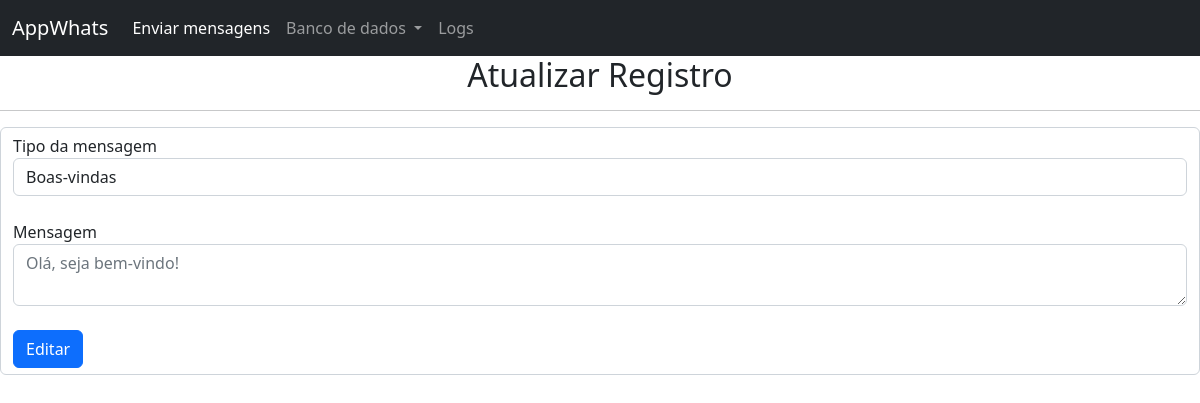
Page /Consultar/1/atualizar_mensagens on the earlier database version.
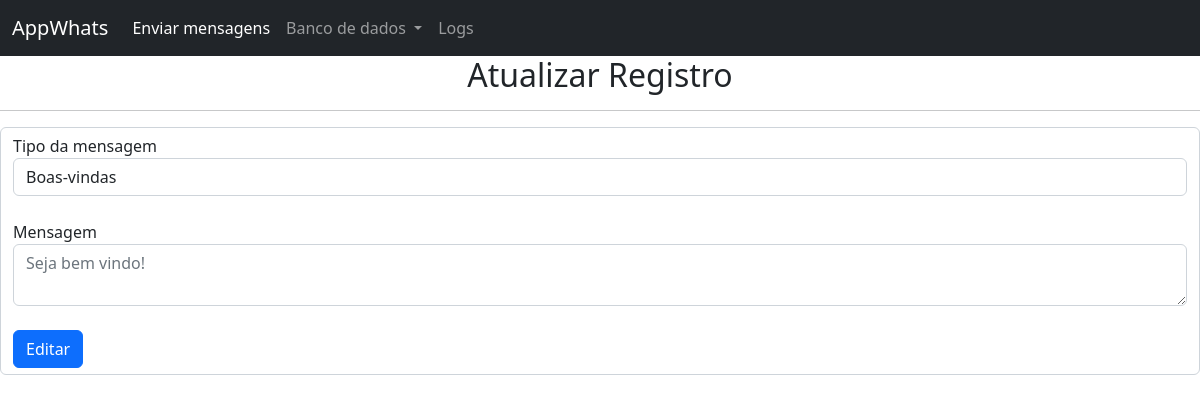
Same page on the later database version.
### app.py (models this page shows, shortened)
class mensagens(db.Model):
    id = db.Column(db.Integer, primary_key=True)
    tipo = db.Column(db.String(50))
    mensagem = db.Column(db.String(500))

### app.py (the view)
@app.route("/Consultar/<int:id>/atualizar_mensagens", methods=["GET", "POST"])
def atualizar_mensagens(id):
    mensagem = mensagens.query.filter_by(id=id).first()
    if request.method == 'POST':
        tipo = request.form['tipo']
        mensagem = request.form['mensagem']
        mensagens.query.filter_by(id=id).update({"tipo":tipo, "mensagem":mensagem})
        db.session.commit()
        return redirect(url_for('consultar_mensagens'))
    return render_template("atualizar_mensagens.html", mensagem=mensagem)

### templates/atualizar_mensagens.html (shortened to what this page needs)
{% extends 'base.html' %}
{% block content %}
<h2 style="text-align: center;">Atualizar Registro</h2>
<hr>
<form action="{{url_for('atualizar_mensagens', id=mensagem.id)}}" method="POST" class="form-control">
    <label>Tipo da mensagem</label>
    <input class="form-control" type="text" name="tipo" value="{{mensagem.tipo}}" placeholder="Insira o tipo da mensagem" required>
    <br>
    <label>Mensagem</label>
    <textarea class="form-control" name="mensagem" placeholder="{{mensagem.mensagem}}" required></textarea>
    <br>
    <button class="btn btn-primary">Editar</button>
</form>
{% endblock content %}

Differences in the rows shown:
changed mensagens "Boas-vindas": mensagem "Olá, seja bem-vindo!" → "Seja bem vindo!"
